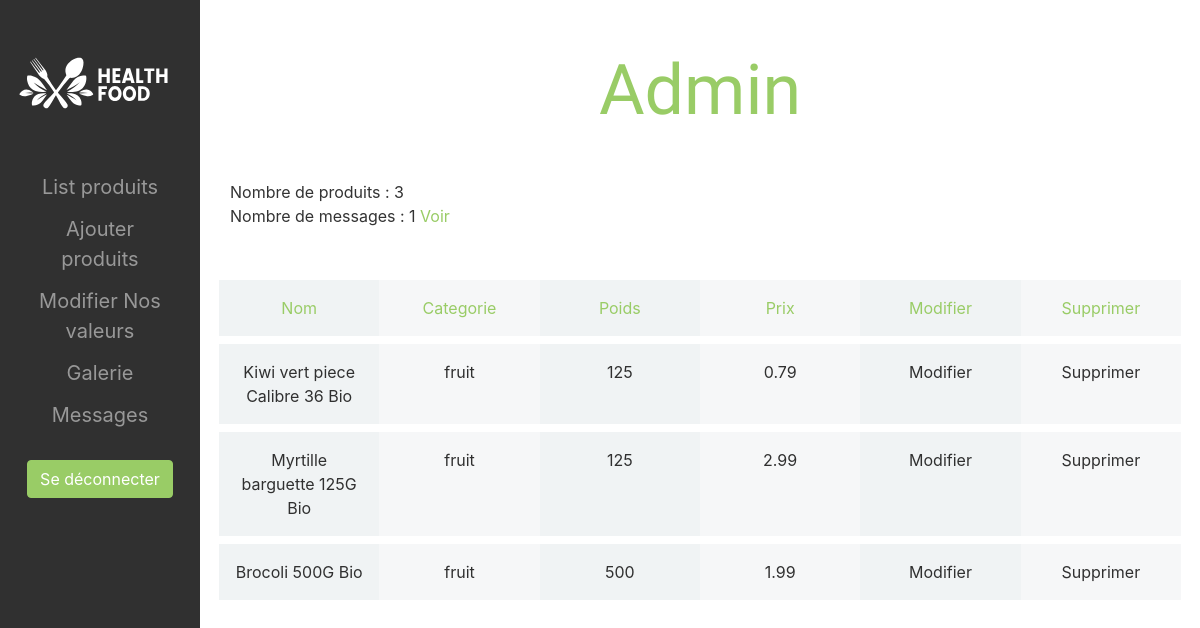
Before: /admin/ (signed in) with the older database file.
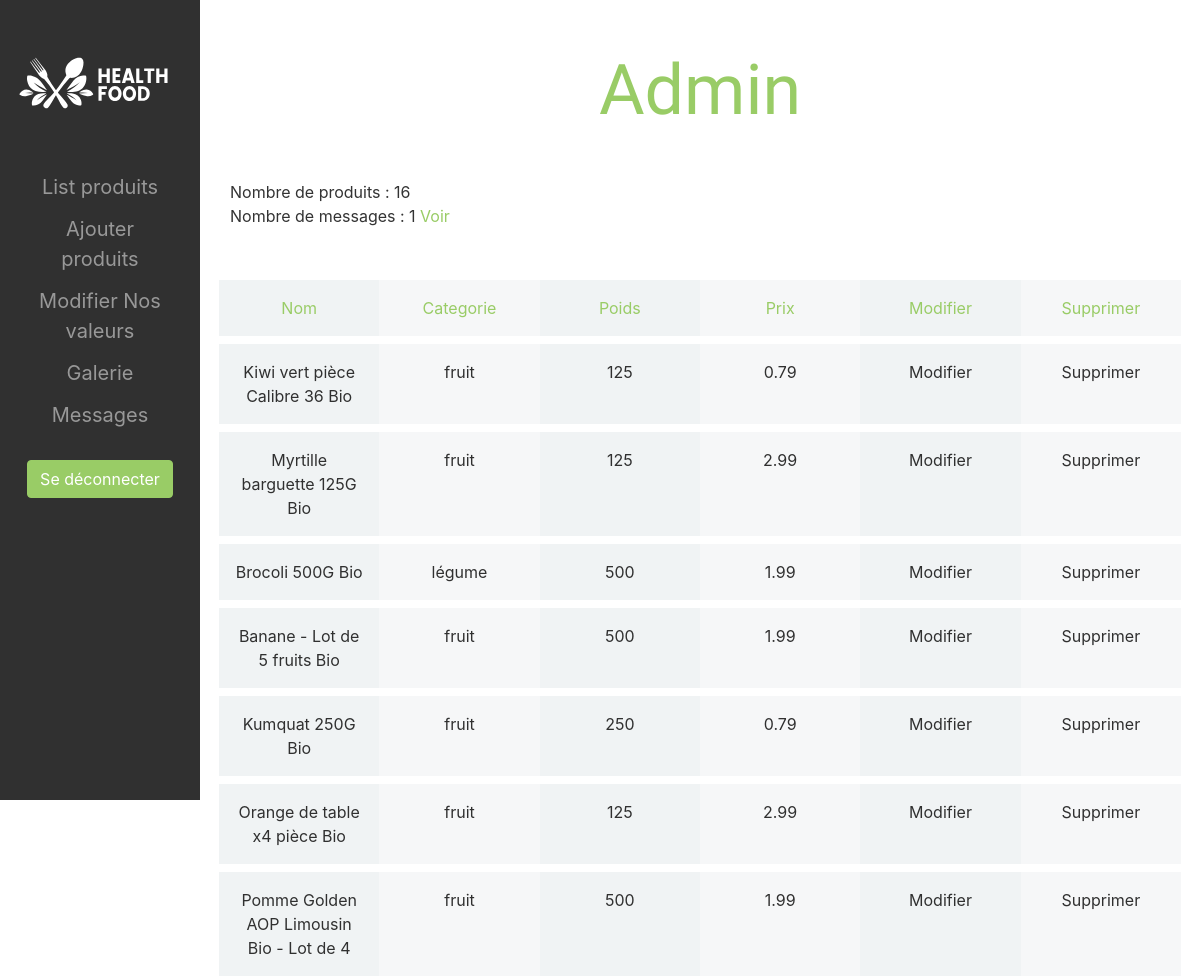
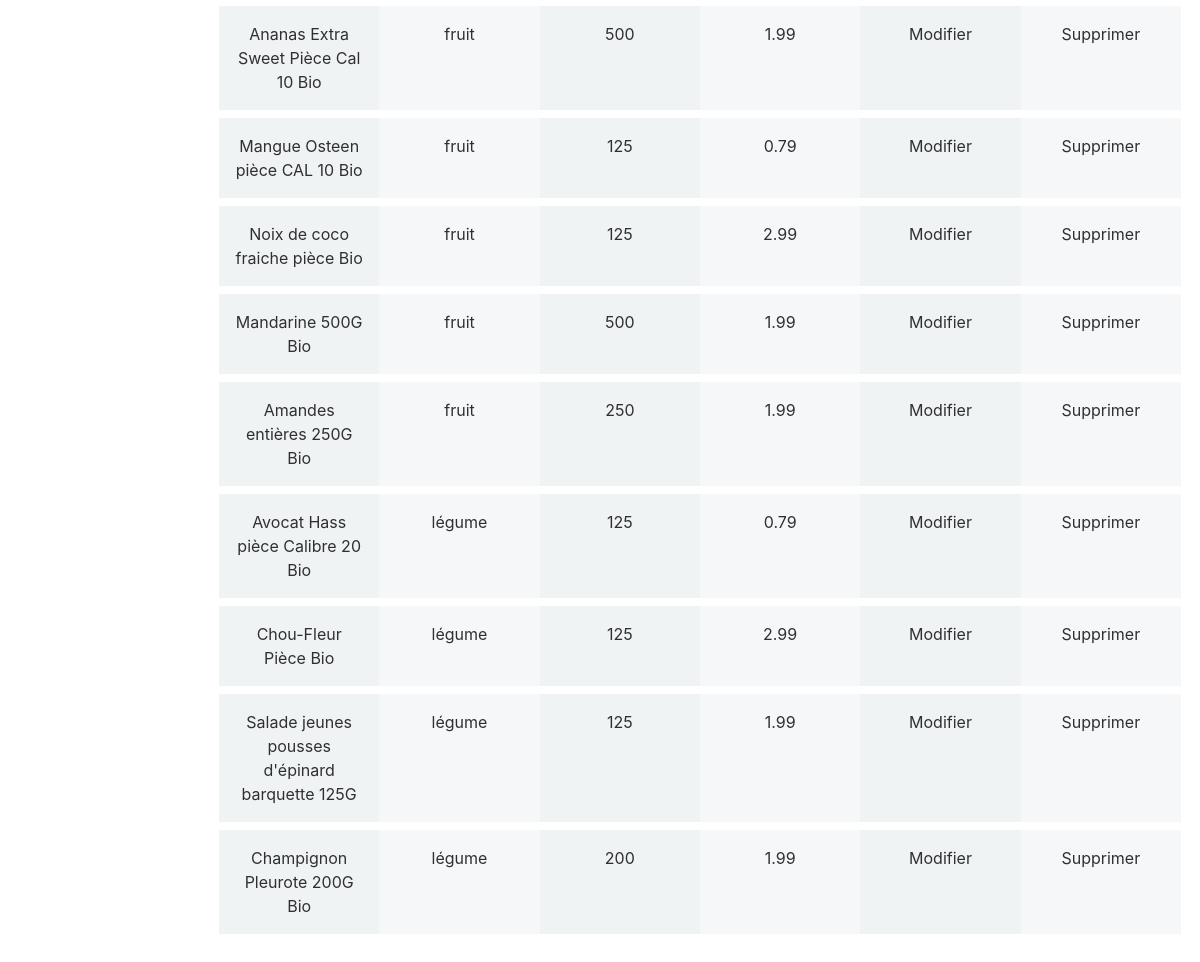
After: the same page with the newer database file (2 pictures, top to bottom).
### tables this page shows
CREATE TABLE `davy_produits` (
  `id` bigint(20) NOT NULL,
  `nom` varchar(255) DEFAULT NULL,
  `photo` varchar(255) DEFAULT NULL,
  `description` text DEFAULT NULL,
  `prix` float DEFAULT NULL,
  `categorie` varchar(255) DEFAULT NULL,
  `origine` varchar(255) DEFAULT NULL,
  `date` date DEFAULT NULL,
  `poids` int(11) DEFAULT NULL
);

### admin/list-produits.php (the view, shortened to what this page needs)
<?php
include '../config.php';
?>
                    <div class="container my-5 color_white">
                        <div class="row text-center p-1 color_green">
                            <p class="col-sm size_s bg_grey m-0 p-3">Nom</p>
                            <p class="col-sm size_s bg_grey2 m-0 p-3">Categorie</p>
                            <p class="col-sm size_s bg_grey m-0 p-3">Poids</p>
                            <p class="col-sm size_s bg_grey2 m-0 p-3">Prix</p>
                            <p class="col-sm size_s bg_grey m-0 p-3">Modifier</p>
                            <p class="col-sm size_s bg_grey2 m-0 p-3">Supprimer</p>
                        </div>
                        <?php
                        $result = $pdo->query("SELECT * FROM davy_produits");
                        while ($produit = $result->fetch(PDO::FETCH_ASSOC)) {
                        ?>
                        <div class="row text-center p-1">
                            <p class="col-sm size_s bg_grey color_black m-0 p-3"><?php echo $produit["nom"]; ?></p>
                            <p class="col-sm size_s bg_grey2 color_black m-0 p-3"><?php echo $produit["categorie"]; ?></p>
                            <p class="col-sm size_s bg_grey color_black m-0 p-3"><?php echo $produit["poids"]; ?></p>
                            <p class="col-sm size_s bg_grey2 color_black m-0 p-3"><?php echo $produit["prix"]; ?></p>
                            <a title="Bouton Modifier" href="modifier/index.php?id=<?php echo $produit['id']; ?>" class="color_black col-sm size_s bg_grey m-0 p-3">Modifier</a>
                            <a title="Bouton Supprimer" href="?delete=<?php echo $produit["id"]; ?>" class="color_black col-sm size_s bg_grey2 m-0 p-3">Supprimer</a>
                        </div>
                        <?php
                        }
                        ?>
                    </div>

### admin/header-admin.php (shortened to what this page needs)
<?php
$bouton_connexion = "Se déconnecter";
if (isset($_SESSION['connect'])) {
    if ($_SESSION['connect'] == "connect") {
        $bouton_connexion = "Se déconnecter";
    }
    else {
        $bouton_connexion = "Se connecter";
    }
}
else {
    $bouton_connexion = "Se connecter";
}
?>
<!DOCTYPE html>
<html lang="fr">
    <head>
        <link rel="stylesheet" href="<?php echo $chemin_page; ?>../css/bootstrap.min.css">
        <link rel="stylesheet" href="<?php echo $chemin_page; ?>../css/trumbowyg.min.css">
        <link rel="stylesheet" href="<?php echo $chemin_page; ?>../css/style.css">
    </head>
    <body>
        <div class="container-fluid">
            <div class="row">
                <div class="col-md-3 col-lg-2 text-center pt-5 menu_admin">
                    <div>
                        <a title="Bouton Accueil" class="navbar-brand" href="<?php echo $chemin_page; ?>../">
                            <img src="<?php echo $chemin_page; ?>../images/logo.svg" height="60" alt="logo">
                        </a>
                    </div><br><br>
                    <a title="Bouton List" class="btn bouton_admin size_m" href="<?php echo $chemin_page; ?>.">List produits</a><br>
                    <a title="Bouton Ajouter" class="btn bouton_admin size_m" href="<?php echo $chemin_page; ?>ajouter">Ajouter produits</a><br>
                    <a title="Bouton Modifier" class="btn bouton_admin size_m" href="<?php echo $chemin_page; ?>valeurs">Modifier Nos valeurs</a><br>
                    <a title="Bouton Galerie" class="btn bouton_admin size_m" href="<?php echo $chemin_page; ?>galerie">Galerie</a><br>
                    <a title="Bouton Messages" class="btn bouton_admin size_m" href="<?php echo $chemin_page; ?>messages">Messages</a><br><br>
                    <form method="POST" action="">
                        <input class="btn bouton_green color_white" type="submit" name="connexion" value="<?php echo($bouton_connexion); ?>">
                    </form><br>
                </div>
                <div class="col-md-9 col-lg-10 offset-md-3 offset-lg-2">
                    <div class="col-lg color_white align-self-center text-center pt-5">
                        <h1 class="font_hotel color_green"><?php echo $title_header; ?></h1>
                    </div>

### admin/index.php
<?php
include '../config.php';
$title_header = "Admin";
$chemin_page = "./";
include 'header-admin.php';
?>
<?php
if (isset($_SESSION['connect'])) {
    if ($_SESSION['connect'] == "connect") {
        include 'dashboard.php';
        include 'list-produits.php';
    }
}
?>
<?php
include 'footer-admin.php';
?>

### admin/dashboard.php (shortened to what this page needs)
<?php
$chemin_page = "../";
include '../config.php';
$result3 = $pdo->query("SELECT count(id) AS total FROM davy_produits");
$nb_produits = $result3->fetch(PDO::FETCH_ASSOC);
$nb_total_produits = $nb_produits['total'];
$result4 = $pdo->query("SELECT count(id) AS total FROM davy_messages");
$nb_messages = $result4->fetch(PDO::FETCH_ASSOC);
$nb_total_messages = $nb_messages['total'];
?>
                    <div class="container my-5">
                        <span>Nombre de produits : <?php echo $nb_total_produits; ?></span>
                        <br>
                        <span>Nombre de messages : <?php echo $nb_total_messages; ?> </span>
                        <a title="Bouton Messages" class="color_green" href="<?php echo $chemin_page; ?>messages"> Voir</a>
                    </div>

### admin/footer-admin.php
                </div>
            </div>
        </div>
    </body>
</html>

### css/style.css (style rules this page uses)
body { margin: 0px; }
a, a:hover { text-decoration: none; }
.font_hotel { font-family: 'Grand Hotel', cursive; }
body { color: #333333; }
.bouton_green { color: #333333; background-color: #99cc66; border: 1px solid #99cc66; }
.color_green { color: #99cc66; }
.color_white { color: white; }
.color_black { color: #303030; }
.bg_grey { background-color: #f0f3f4; }
.bg_grey2 { background-color: #f6f7f8; }
.bouton_admin { color: white; background-color: inherit; border: none; border-radius: 0px; opacity: 0.5; }
.menu_admin { background-color: #303030; min-height: 100vh; position: fixed; z-index: 1; top: 0; left: 0; overflow-x: hidden; }
h1 { font-size: 70px; }
p { font-size: 25px; }
.size_m { font-size: 20px; }
.size_s { font-size: 1rem; }

Changed rows visible on the page:
changed davy_produits: nom "Kiwi vert piece Calibre 36 Bio" → "Kiwi vert pièce Calibre 36 Bio"
changed davy_produits "Brocoli 500G Bio": categorie "fruit" → "légume"
added davy_produits: nom "Banane - Lot de 5 fruits Bio", categorie "fruit", poids "500", prix "1.99"
added davy_produits: nom "Kumquat 250G Bio", categorie "fruit", poids "250", prix "0.79"
added davy_produits: nom "Orange de table x4 pièce Bio", categorie "fruit", poids "125", prix "2.99"
added davy_produits: nom "Pomme Golden AOP Limousin Bio - Lot de 4", categorie "fruit", poids "500", prix "1.99"
added davy_produits: nom "Ananas Extra Sweet Pièce Cal 10 Bio", categorie "fruit", poids "500", prix "1.99"
added davy_produits: nom "Mangue Osteen pièce CAL 10 Bio", categorie "fruit", poids "125", prix "0.79"
added davy_produits: nom "Noix de coco fraiche pièce Bio", categorie "fruit", poids "125", prix "2.99"
added davy_produits: nom "Mandarine 500G Bio", categorie "fruit", poids "500", prix "1.99"
added davy_produits: nom "Amandes entières 250G Bio", categorie "fruit", poids "250", prix "1.99"
added davy_produits: nom "Avocat Hass pièce Calibre 20 Bio", categorie "légume", poids "125", prix "0.79"
added davy_produits: nom "Chou-Fleur Pièce Bio", categorie "légume", poids "125", prix "2.99"
added davy_produits: nom "Salade jeunes pousses d'épinard barquette 125G", categorie "légume", poids "125", prix "1.99"
added davy_produits: nom "Champignon Pleurote 200G Bio", categorie "légume", poids "200", prix "1.99"
Other visible differences:
$nb_total_produits: "3" → "16"
